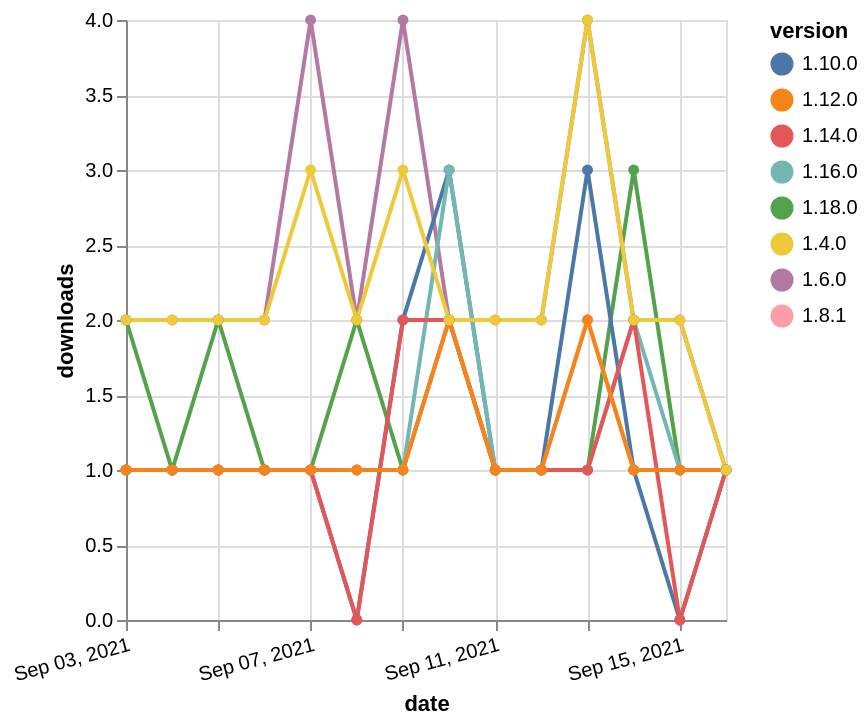

Source (Vega-Lite JSON):
### Vega-Lite specification from a JSON file in a GitHub repository (floating-point values rounded to 4 significant figures)
{"$schema": "https://vega.github.io/schema/vega-lite/v5.json", "description": "A simple bar chart with embedded data.", "data": {"values": [{"date": "2021-09-03", "total": 2483, "delta": 2, "version": "1.6.0"}, {"date": "2021-09-04", "total": 2485, "delta": 2, "version": "1.6.0"}, {"date": "2021-09-05", "total": 2487, "delta": 2, "version": "1.6.0"}, {"date": "2021-09-06", "total": 2489, "delta": 2, "version": "1.6.0"}, {"date": "2021-09-07", "total": 2493, "delta": 4, "version": "1.6.0"}, {"date": "2021-09-08", "total": 2495, "delta": 2, "version": "1.6.0"}, {"date": "2021-09-09", "total": 2499, "delta": 4, "version": "1.6.0"}, {"date": "2021-09-10", "total": 2501, "delta": 2, "version": "1.6.0"}, {"date": "2021-09-11", "total": 2503, "delta": 2, "version": "1.6.0"}, {"date": "2021-09-12", "total": 2505, "delta": 2, "version": "1.6.0"}, {"date": "2021-09-13", "total": 2509, "delta": 4, "version": "1.6.0"}, {"date": "2021-09-14", "total": 2511, "delta": 2, "version": "1.6.0"}, {"date": "2021-09-15", "total": 2513, "delta": 2, "version": "1.6.0"}, {"date": "2021-09-16", "total": 2514, "delta": 1, "version": "1.6.0"}, {"date": "2021-09-03", "total": 121, "delta": 2, "version": "1.18.0"}, {"date": "2021-09-04", "total": 122, "delta": 1, "version": "1.18.0"}, {"date": "2021-09-05", "total": 124, "delta": 2, "version": "1.18.0"}, {"date": "2021-09-06", "total": 125, "delta": 1, "version": "1.18.0"}, {"date": "2021-09-07", "total": 126, "delta": 1, "version": "1.18.0"}, {"date": "2021-09-08", "total": 128, "delta": 2, "version": "1.18.0"}, {"date": "2021-09-09", "total": 129, "delta": 1, "version": "1.18.0"}, {"date": "2021-09-10", "total": 131, "delta": 2, "version": "1.18.0"}, {"date": "2021-09-11", "total": 132, "delta": 1, "version": "1.18.0"}, {"date": "2021-09-12", "total": 133, "delta": 1, "version": "1.18.0"}, {"date": "2021-09-13", "total": 134, "delta": 1, "version": "1.18.0"}, {"date": "2021-09-14", "total": 137, "delta": 3, "version": "1.18.0"}, {"date": "2021-09-15", "total": 138, "delta": 1, "version": "1.18.0"}, {"date": "2021-09-16", "total": 139, "delta": 1, "version": "1.18.0"}, {"date": "2021-09-03", "total": 364, "delta": 1, "version": "1.10.0"}, {"date": "2021-09-04", "total": 365, "delta": 1, "version": "1.10.0"}, {"date": "2021-09-05", "total": 366, "delta": 1, "version": "1.10.0"}, {"date": "2021-09-06", "total": 367, "delta": 1, "version": "1.10.0"}, {"date": "2021-09-07", "total": 368, "delta": 1, "version": "1.10.0"}, {"date": "2021-09-08", "total": 368, "delta": 0, "version": "1.10.0"}, {"date": "2021-09-09", "total": 370, "delta": 2, "version": "1.10.0"}, {"date": "2021-09-10", "total": 373, "delta": 3, "version": "1.10.0"}, {"date": "2021-09-11", "total": 374, "delta": 1, "version": "1.10.0"}, {"date": "2021-09-12", "total": 375, "delta": 1, "version": "1.10.0"}, {"date": "2021-09-13", "total": 378, "delta": 3, "version": "1.10.0"}, {"date": "2021-09-14", "total": 379, "delta": 1, "version": "1.10.0"}, {"date": "2021-09-15", "total": 379, "delta": 0, "version": "1.10.0"}, {"date": "2021-09-16", "total": 380, "delta": 1, "version": "1.10.0"}, {"date": "2021-09-03", "total": 196, "delta": 1, "version": "1.16.0"}, {"date": "2021-09-04", "total": 197, "delta": 1, "version": "1.16.0"}, {"date": "2021-09-05", "total": 198, "delta": 1, "version": "1.16.0"}, {"date": "2021-09-06", "total": 199, "delta": 1, "version": "1.16.0"}, {"date": "2021-09-07", "total": 200, "delta": 1, "version": "1.16.0"}, {"date": "2021-09-08", "total": 201, "delta": 1, "version": "1.16.0"}, {"date": "2021-09-09", "total": 202, "delta": 1, "version": "1.16.0"}, {"date": "2021-09-10", "total": 205, "delta": 3, "version": "1.16.0"}, {"date": "2021-09-11", "total": 206, "delta": 1, "version": "1.16.0"}, {"date": "2021-09-12", "total": 207, "delta": 1, "version": "1.16.0"}, {"date": "2021-09-13", "total": 208, "delta": 1, "version": "1.16.0"}, {"date": "2021-09-14", "total": 210, "delta": 2, "version": "1.16.0"}, {"date": "2021-09-15", "total": 211, "delta": 1, "version": "1.16.0"}, {"date": "2021-09-16", "total": 212, "delta": 1, "version": "1.16.0"}, {"date": "2021-09-03", "total": 239, "delta": 1, "version": "1.8.1"}, {"date": "2021-09-04", "total": 240, "delta": 1, "version": "1.8.1"}, {"date": "2021-09-05", "total": 241, "delta": 1, "version": "1.8.1"}, {"date": "2021-09-06", "total": 242, "delta": 1, "version": "1.8.1"}, {"date": "2021-09-07", "total": 243, "delta": 1, "version": "1.8.1"}, {"date": "2021-09-08", "total": 244, "delta": 1, "version": "1.8.1"}, {"date": "2021-09-09", "total": 245, "delta": 1, "version": "1.8.1"}, {"date": "2021-09-10", "total": 247, "delta": 2, "version": "1.8.1"}, {"date": "2021-09-11", "total": 248, "delta": 1, "version": "1.8.1"}, {"date": "2021-09-12", "total": 249, "delta": 1, "version": "1.8.1"}, {"date": "2021-09-13", "total": 251, "delta": 2, "version": "1.8.1"}, {"date": "2021-09-14", "total": 252, "delta": 1, "version": "1.8.1"}, {"date": "2021-09-15", "total": 253, "delta": 1, "version": "1.8.1"}, {"date": "2021-09-16", "total": 254, "delta": 1, "version": "1.8.1"}, {"date": "2021-09-03", "total": 171, "delta": 1, "version": "1.14.0"}, {"date": "2021-09-04", "total": 172, "delta": 1, "version": "1.14.0"}, {"date": "2021-09-05", "total": 173, "delta": 1, "version": "1.14.0"}, {"date": "2021-09-06", "total": 174, "delta": 1, "version": "1.14.0"}, {"date": "2021-09-07", "total": 175, "delta": 1, "version": "1.14.0"}, {"date": "2021-09-08", "total": 175, "delta": 0, "version": "1.14.0"}, {"date": "2021-09-09", "total": 177, "delta": 2, "version": "1.14.0"}, {"date": "2021-09-10", "total": 179, "delta": 2, "version": "1.14.0"}, {"date": "2021-09-11", "total": 180, "delta": 1, "version": "1.14.0"}, {"date": "2021-09-12", "total": 181, "delta": 1, "version": "1.14.0"}, {"date": "2021-09-13", "total": 182, "delta": 1, "version": "1.14.0"}, {"date": "2021-09-14", "total": 184, "delta": 2, "version": "1.14.0"}, {"date": "2021-09-15", "total": 184, "delta": 0, "version": "1.14.0"}, {"date": "2021-09-16", "total": 185, "delta": 1, "version": "1.14.0"}, {"date": "2021-09-03", "total": 207, "delta": 1, "version": "1.12.0"}, {"date": "2021-09-04", "total": 208, "delta": 1, "version": "1.12.0"}, {"date": "2021-09-05", "total": 209, "delta": 1, "version": "1.12.0"}, {"date": "2021-09-06", "total": 210, "delta": 1, "version": "1.12.0"}, {"date": "2021-09-07", "total": 211, "delta": 1, "version": "1.12.0"}, {"date": "2021-09-08", "total": 212, "delta": 1, "version": "1.12.0"}, {"date": "2021-09-09", "total": 213, "delta": 1, "version": "1.12.0"}, {"date": "2021-09-10", "total": 215, "delta": 2, "version": "1.12.0"}, {"date": "2021-09-11", "total": 216, "delta": 1, "version": "1.12.0"}, {"date": "2021-09-12", "total": 217, "delta": 1, "version": "1.12.0"}, {"date": "2021-09-13", "total": 219, "delta": 2, "version": "1.12.0"}, {"date": "2021-09-14", "total": 220, "delta": 1, "version": "1.12.0"}, {"date": "2021-09-15", "total": 221, "delta": 1, "version": "1.12.0"}, {"date": "2021-09-16", "total": 222, "delta": 1, "version": "1.12.0"}, {"date": "2021-09-03", "total": 2367, "delta": 2, "version": "1.4.0"}, {"date": "2021-09-04", "total": 2369, "delta": 2, "version": "1.4.0"}, {"date": "2021-09-05", "total": 2371, "delta": 2, "version": "1.4.0"}, {"date": "2021-09-06", "total": 2373, "delta": 2, "version": "1.4.0"}, {"date": "2021-09-07", "total": 2376, "delta": 3, "version": "1.4.0"}, {"date": "2021-09-08", "total": 2378, "delta": 2, "version": "1.4.0"}, {"date": "2021-09-09", "total": 2381, "delta": 3, "version": "1.4.0"}, {"date": "2021-09-10", "total": 2383, "delta": 2, "version": "1.4.0"}, {"date": "2021-09-11", "total": 2385, "delta": 2, "version": "1.4.0"}, {"date": "2021-09-12", "total": 2387, "delta": 2, "version": "1.4.0"}, {"date": "2021-09-13", "total": 2391, "delta": 4, "version": "1.4.0"}, {"date": "2021-09-14", "total": 2393, "delta": 2, "version": "1.4.0"}, {"date": "2021-09-15", "total": 2395, "delta": 2, "version": "1.4.0"}, {"date": "2021-09-16", "total": 2396, "delta": 1, "version": "1.4.0"}]}, "width": "container", "mark": {"type": "line", "point": {"filled": true}}, "encoding": {"x": {"field": "date", "type": "temporal", "timeUnit": "yearmonthdate", "title": "date", "axis": {"labelAngle": -15}}, "y": {"field": "delta", "type": "quantitative", "title": "downloads"}, "color": {"field": "version", "type": "nominal"}, "tooltip": {"field": "delta"}}}
